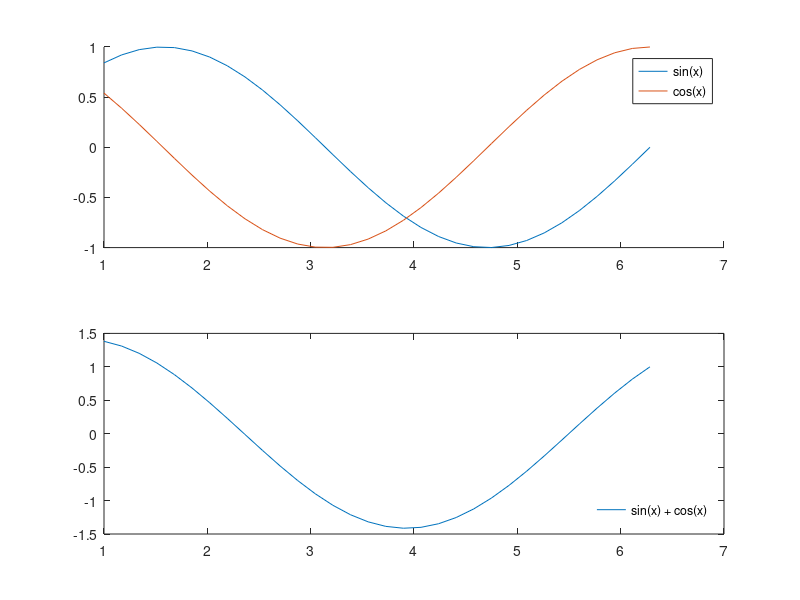
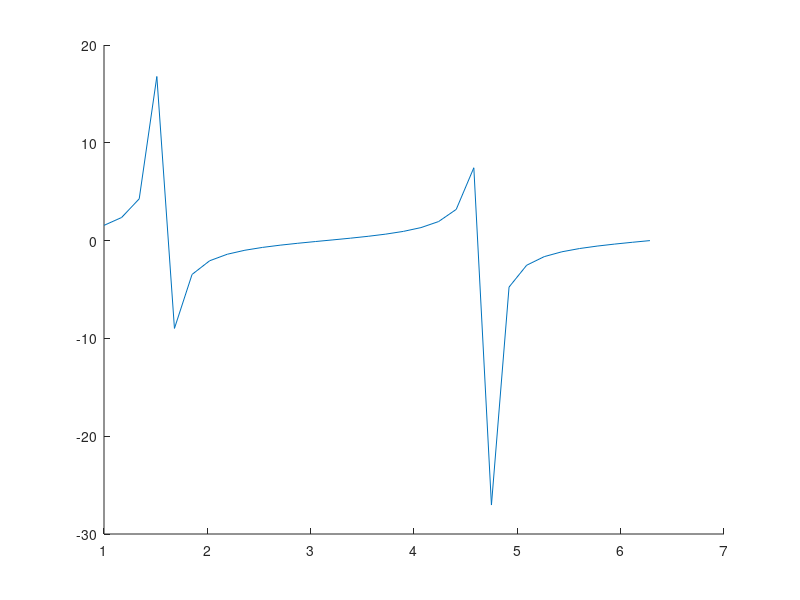

Reproduce these figures in MATLAB, in order.
%==[Flowerbox]=================
%| Filename: ExampleSubplot.m |
%| Purpose: Basic subplots    |
%| bup                        |
%| 8/4/2020                   |
%|____________________________|
close all;

x = linspace(1, 2 * pi, 32);
y1 = sin(x);
y2 = cos(x);
y3 = y1 + y2;

f1 = figure('Name', 'sin(x) and cos(x) Subplot');
f2 = figure('Name', 'tan(x) Plot');

figure(f1)
subplot(2, 1, 1)
hold on;
plot(x, y1)
plot(x, y2)
legend('sin(x)', 'cos(x)')

subplot(2, 1, 2)
plot(x, y3)
legend('sin(x) + cos(x)', 'Location', 'southeast')
legend('boxoff')

figure(f2)
hold on;
plot(x, tan(x))